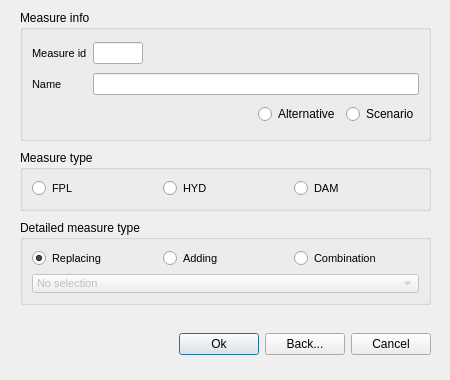
<?xml version="1.0" encoding="UTF-8"?>
<ui version="4.0">
 <class>AltGui_Alternative_Type_Dia</class>
 <widget class="QDialog" name="AltGui_Alternative_Type_Dia">
  <property name="geometry">
   <rect>
    <x>0</x>
    <y>0</y>
    <width>450</width>
    <height>380</height>
   </rect>
  </property>
  <property name="sizePolicy">
   <sizepolicy hsizetype="Fixed" vsizetype="Fixed">
    <horstretch>0</horstretch>
    <verstretch>0</verstretch>
   </sizepolicy>
  </property>
  <property name="minimumSize">
   <size>
    <width>450</width>
    <height>380</height>
   </size>
  </property>
  <property name="maximumSize">
   <size>
    <width>450</width>
    <height>380</height>
   </size>
  </property>
  <property name="windowTitle">
   <string>Set the measure type</string>
  </property>
  <property name="windowIcon">
   <iconset resource="../../../system_sys/source_code/gui/resources/system_sys_resource.qrc">
    <normaloff>:/alt_icon</normaloff>:/alt_icon</iconset>
  </property>
  <widget class="QGroupBox" name="groupBox_alt_info">
   <property name="geometry">
    <rect>
     <x>20</x>
     <y>10</y>
     <width>411</width>
     <height>131</height>
    </rect>
   </property>
   <property name="font">
    <font>
     <pointsize>9</pointsize>
    </font>
   </property>
   <property name="title">
    <string>Measure info</string>
   </property>
   <layout class="QGridLayout" name="gridLayout">
    <item row="1" column="0">
     <widget class="QLabel" name="label">
      <property name="font">
       <font>
        <pointsize>8</pointsize>
       </font>
      </property>
      <property name="text">
       <string>Name</string>
      </property>
     </widget>
    </item>
    <item row="1" column="1">
     <widget class="QLineEdit" name="lineEdit_alt_name">
      <property name="readOnly">
       <bool>true</bool>
      </property>
     </widget>
    </item>
    <item row="0" column="0">
     <widget class="QLabel" name="label_3">
      <property name="font">
       <font>
        <pointsize>8</pointsize>
       </font>
      </property>
      <property name="text">
       <string>Measure id</string>
      </property>
     </widget>
    </item>
    <item row="0" column="1">
     <widget class="QLineEdit" name="lineEdit_alt_id">
      <property name="maximumSize">
       <size>
        <width>50</width>
        <height>16777215</height>
       </size>
      </property>
      <property name="readOnly">
       <bool>true</bool>
      </property>
     </widget>
    </item>
    <item row="2" column="1">
     <layout class="QHBoxLayout" name="horizontalLayout_4">
      <item>
       <spacer name="horizontalSpacer">
        <property name="orientation">
         <enum>Qt::Horizontal</enum>
        </property>
        <property name="sizeHint" stdset="0">
         <size>
          <width>40</width>
          <height>20</height>
         </size>
        </property>
       </spacer>
      </item>
      <item>
       <widget class="QRadioButton" name="radioButton_alt">
        <property name="text">
         <string>Alternative</string>
        </property>
       </widget>
      </item>
      <item>
       <widget class="QRadioButton" name="radioButton_sc">
        <property name="text">
         <string>Scenario</string>
        </property>
       </widget>
      </item>
     </layout>
    </item>
   </layout>
  </widget>
  <widget class="QGroupBox" name="groupBox_alt_type">
   <property name="geometry">
    <rect>
     <x>20</x>
     <y>150</y>
     <width>411</width>
     <height>61</height>
    </rect>
   </property>
   <property name="font">
    <font>
     <pointsize>9</pointsize>
    </font>
   </property>
   <property name="title">
    <string>Measure type</string>
   </property>
   <layout class="QVBoxLayout" name="verticalLayout">
    <item>
     <layout class="QHBoxLayout" name="horizontalLayout_2">
      <item>
       <widget class="QRadioButton" name="radioButton_fpl">
        <property name="font">
         <font>
          <pointsize>8</pointsize>
         </font>
        </property>
        <property name="text">
         <string>FPL</string>
        </property>
        <property name="checkable">
         <bool>false</bool>
        </property>
        <property name="checked">
         <bool>false</bool>
        </property>
       </widget>
      </item>
      <item>
       <widget class="QRadioButton" name="radioButton_hyd">
        <property name="font">
         <font>
          <pointsize>8</pointsize>
         </font>
        </property>
        <property name="text">
         <string>HYD</string>
        </property>
        <property name="checkable">
         <bool>false</bool>
        </property>
       </widget>
      </item>
      <item>
       <widget class="QRadioButton" name="radioButton_dam">
        <property name="font">
         <font>
          <pointsize>8</pointsize>
         </font>
        </property>
        <property name="text">
         <string>DAM</string>
        </property>
        <property name="checkable">
         <bool>false</bool>
        </property>
       </widget>
      </item>
     </layout>
    </item>
   </layout>
  </widget>
  <widget class="QWidget" name="layoutWidget">
   <property name="geometry">
    <rect>
     <x>20</x>
     <y>330</y>
     <width>411</width>
     <height>28</height>
    </rect>
   </property>
   <layout class="QHBoxLayout">
    <item>
     <spacer>
      <property name="orientation">
       <enum>Qt::Horizontal</enum>
      </property>
      <property name="sizeHint" stdset="0">
       <size>
        <width>209</width>
        <height>18</height>
       </size>
      </property>
     </spacer>
    </item>
    <item>
     <widget class="QPushButton" name="okButton">
      <property name="text">
       <string>Ok</string>
      </property>
     </widget>
    </item>
    <item>
     <widget class="QPushButton" name="backButton">
      <property name="text">
       <string>Back...</string>
      </property>
     </widget>
    </item>
    <item>
     <widget class="QPushButton" name="cancelButton">
      <property name="text">
       <string>Cancel</string>
      </property>
     </widget>
    </item>
   </layout>
  </widget>
  <widget class="QGroupBox" name="groupBox_detailed_typ">
   <property name="geometry">
    <rect>
     <x>20</x>
     <y>220</y>
     <width>411</width>
     <height>85</height>
    </rect>
   </property>
   <property name="font">
    <font>
     <pointsize>9</pointsize>
    </font>
   </property>
   <property name="title">
    <string>Detailed measure type</string>
   </property>
   <layout class="QVBoxLayout" name="verticalLayout_2">
    <item>
     <layout class="QHBoxLayout" name="horizontalLayout">
      <item>
       <widget class="QRadioButton" name="radioButton_replace">
        <property name="font">
         <font>
          <pointsize>8</pointsize>
         </font>
        </property>
        <property name="text">
         <string>Replacing</string>
        </property>
        <property name="checked">
         <bool>true</bool>
        </property>
       </widget>
      </item>
      <item>
       <widget class="QRadioButton" name="radioButton_adding">
        <property name="font">
         <font>
          <pointsize>8</pointsize>
         </font>
        </property>
        <property name="text">
         <string>Adding</string>
        </property>
       </widget>
      </item>
      <item>
       <widget class="QRadioButton" name="radioButton_combi">
        <property name="font">
         <font>
          <family>Arial</family>
          <pointsize>8</pointsize>
         </font>
        </property>
        <property name="text">
         <string>Combination</string>
        </property>
       </widget>
      </item>
     </layout>
    </item>
    <item>
     <widget class="QComboBox" name="comboBox_type">
      <property name="enabled">
       <bool>false</bool>
      </property>
      <property name="font">
       <font>
        <pointsize>8</pointsize>
       </font>
      </property>
      <item>
       <property name="text">
        <string>No selection</string>
       </property>
      </item>
     </widget>
    </item>
   </layout>
  </widget>
 </widget>
 <resources>
  <include location="../../../system_sys/source_code/gui/resources/system_sys_resource.qrc"/>
 </resources>
 <connections/>
</ui>
